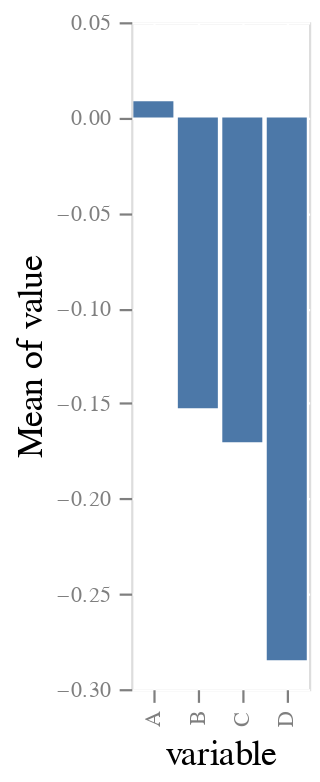

The notebook cell saved with this chart:
### Code cell
%run ggplot2_theme.py
chart

### Figure 1 — Vega-Lite specification as saved in the notebook (floating-point values rounded to 4 significant figures)
{"$schema": "https://vega.github.io/schema/vega-lite/v2.6.0.json", "config": {"arc": {"fill": "#000"}, "area": {"fill": "#000"}, "axis": {"domain": false, "grid": true, "gridColor": "#FFFFFF", "gridOpacity": 1, "labelColor": "#7F7F7F", "labelPadding": 4, "tickColor": "#7F7F7F", "tickSize": 5.67, "titleFontSize": 16, "titleFontWeight": "normal"}, "group": {"fill": "#e5e5e5"}, "legend": {"labelBaseline": "middle", "labelFontSize": 11, "symbolSize": 40}, "line": {"stroke": "#000"}, "path": {"stroke": "#000"}, "range": {"category": ["#000000", "#7F7F7F", "#1A1A1A", "#999999", "#333333", "#B0B0B0", "#4D4D4D", "#C9C9C9", "#666666", "#DCDCDC"]}, "rect": {"fill": "#000"}, "shape": {"stroke": "#000"}, "symbol": {"fill": "#000", "size": 40}}, "data": {"name": "data-efb252e7c57bdc7da8542a41b9a92119"}, "datasets": {"data-efb252e7c57bdc7da8542a41b9a92119": [{"value": -0.461, "variable": "A"}, {"value": -0.6367, "variable": "A"}, {"value": 0.8774, "variable": "A"}, {"value": 0.03826, "variable": "A"}, {"value": 0.1653, "variable": "A"}, {"value": -1.282, "variable": "A"}, {"value": -1.085, "variable": "A"}, {"value": -0.2776, "variable": "A"}, {"value": 1.399, "variable": "A"}, {"value": 0.1905, "variable": "A"}, {"value": 0.1943, "variable": "A"}, {"value": -0.5676, "variable": "A"}, {"value": 0.5009, "variable": "A"}, {"value": -1.386, "variable": "A"}, {"value": -1.255, "variable": "A"}, {"value": -0.3358, "variable": "A"}, {"value": -0.2206, "variable": "A"}, {"value": -0.3834, "variable": "A"}, {"value": 0.6615, "variable": "A"}, {"value": -0.1631, "variable": "A"}, {"value": -0.02475, "variable": "A"}, {"value": 0.4582, "variable": "A"}, {"value": 0.7641, "variable": "A"}, {"value": 0.1393, "variable": "A"}, {"value": -2.595, "variable": "A"}, {"value": 1.147, "variable": "A"}, {"value": 0.157, "variable": "A"}, {"value": 1.273, "variable": "A"}, {"value": 1.022, "variable": "A"}, {"value": 1.941, "variable": "A"}, {"value": -0.1779, "variable": "B"}, {"value": -0.1913, "variable": "B"}, {"value": 1.287, "variable": "B"}, {"value": -0.5126, "variable": "B"}, {"value": 0.4481, "variable": "B"}, {"value": 0.6524, "variable": "B"}, {"value": 0.1359, "variable": "B"}, {"value": 0.7554, "variable": "B"}, {"value": -2.106, "variable": "B"}, {"value": -0.9536, "variable": "B"}, {"value": -0.7169, "variable": "B"}, {"value": 0.4166, "variable": "B"}, {"value": -1.457, "variable": "B"}, {"value": -0.5404, "variable": "B"}, {"value": 0.4442, "variable": "B"}, {"value": 0.6857, "variable": "B"}, {"value": -0.4275, "variable": "B"}, {"value": -0.1505, "variable": "B"}, {"value": 0.7518, "variable": "B"}, {"value": 0.104, "variable": "B"}, {"value": 0.1214, "variable": "B"}, {"value": -0.8323, "variable": "B"}, {"value": 0.4985, "variable": "B"}, {"value": -0.7089, "variable": "B"}, {"value": 0.9943, "variable": "B"}, {"value": -1.759, "variable": "B"}, {"value": -0.6608, "variable": "B"}, {"value": -0.02429, "variable": "B"}, {"value": 0.05028, "variable": "B"}, {"value": -0.7039, "variable": "B"}, {"value": -1.304, "variable": "C"}, {"value": 0.3673, "variable": "C"}, {"value": 0.1543, "variable": "C"}, {"value": -0.1205, "variable": "C"}, {"value": -1.001, "variable": "C"}, {"value": -0.2541, "variable": "C"}, {"value": -0.4228, "variable": "C"}, {"value": -0.2764, "variable": "C"}, {"value": 0.7387, "variable": "C"}, {"value": -0.1703, "variable": "C"}, {"value": 1.707, "variable": "C"}, {"value": 0.607, "variable": "C"}, {"value": 1.027, "variable": "C"}, {"value": 0.4676, "variable": "C"}, {"value": 0.6415, "variable": "C"}, {"value": 0.4177, "variable": "C"}, {"value": 1.287, "variable": "C"}, {"value": -1.036, "variable": "C"}, {"value": -1.95, "variable": "C"}, {"value": -1.593, "variable": "C"}, {"value": 0.6704, "variable": "C"}, {"value": -2.446, "variable": "C"}, {"value": -1.054, "variable": "C"}, {"value": -0.7957, "variable": "C"}, {"value": 1.282, "variable": "C"}, {"value": -0.5406, "variable": "C"}, {"value": -0.2619, "variable": "C"}, {"value": 0.4286, "variable": "C"}, {"value": -1.817, "variable": "C"}, {"value": 0.1371, "variable": "C"}, {"value": -0.1048, "variable": "D"}, {"value": -1.052, "variable": "D"}, {"value": -0.0647, "variable": "D"}, {"value": -0.8736, "variable": "D"}, {"value": 0.3185, "variable": "D"}, {"value": 0.6777, "variable": "D"}, {"value": 0.4703, "variable": "D"}, {"value": 0.5203, "variable": "D"}, {"value": -2.117, "variable": "D"}, {"value": 0.7675, "variable": "D"}, {"value": 1.207, "variable": "D"}, {"value": -1.67, "variable": "D"}, {"value": 0.9805, "variable": "D"}, {"value": 0.6478, "variable": "D"}, {"value": -1.104, "variable": "D"}, {"value": 1.107, "variable": "D"}, {"value": -0.1366, "variable": "D"}, {"value": -1.019, "variable": "D"}, {"value": -0.8703, "variable": "D"}, {"value": 0.2375, "variable": "D"}, {"value": 0.2508, "variable": "D"}, {"value": 0.5361, "variable": "D"}, {"value": -1.288, "variable": "D"}, {"value": -0.03262, "variable": "D"}, {"value": 0.648, "variable": "D"}, {"value": 0.9184, "variable": "D"}, {"value": -1.29, "variable": "D"}, {"value": -1.824, "variable": "D"}, {"value": -1.412, "variable": "D"}, {"value": -2.973, "variable": "D"}]}, "encoding": {"x": {"field": "variable", "type": "nominal"}, "y": {"aggregate": "mean", "field": "value", "type": "quantitative"}}, "mark": "bar"}
